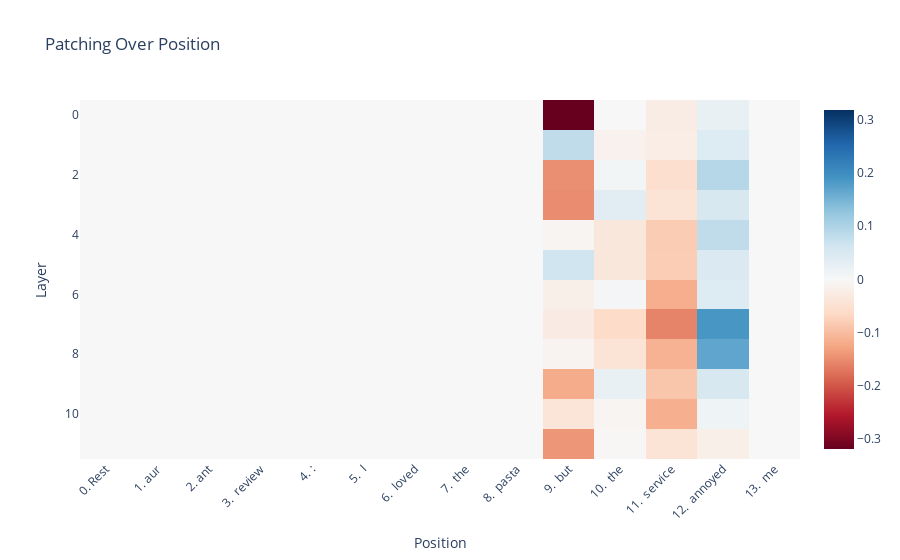

The notebook cell saved with this chart:
### Code cell
fig = px.imshow(
    patching_results,
    color_continuous_scale="RdBu",
    color_continuous_midpoint=0.0,
    title="Patching Over Position",
    # replace x axis with tokens at position
    x = [f"{i}. {model.tokenizer.decode(clean_correct_tokens[0][i])}" for i in range(len(clean_correct_tokens[0]))]
)


fig.update_layout(
    # rotate x axis labels
    xaxis_tickangle=-45,
    xaxis_title="Position",
    yaxis_title="Layer"
)

fig.show()

### Figure 1 — Plotly figure (JSON) as saved in the notebook; plotly's stock layout.template omitted (floating-point values rounded to 4 significant figures; data arrays with more than 128 entries replaced by an {"elided": "..."} marker saying what was removed)
{"data": [{"coloraxis": "coloraxis", "hovertemplate": "x: %{x}<br>y: %{y}<br>color: %{z}<extra></extra>", "name": "0", "type": "heatmap", "x": ["0. Rest", "1. aur", "2. ant", "3.  review", "4. :", "5.  I", "6.  loved", "7.  the", "8.  pasta", "9.  but", "10.  the", "11.  service", "12.  annoyed", "13.  me"], "xaxis": "x", "yaxis": "y", "z": {"elided": "12x14 float values"}}], "layout": {"coloraxis": {"cmid": 0, "colorscale": [[0, "rgb(103,0,31)"], [0.1, "rgb(178,24,43)"], [0.2, "rgb(214,96,77)"], [0.3, "rgb(244,165,130)"], [0.4, "rgb(253,219,199)"], [0.5, "rgb(247,247,247)"], [0.6, "rgb(209,229,240)"], [0.7, "rgb(146,197,222)"], [0.8, "rgb(67,147,195)"], [0.9, "rgb(33,102,172)"], [1, "rgb(5,48,97)"]]}, "title": {"text": "Patching Over Position"}, "xaxis": {"anchor": "y", "constrain": "domain", "domain": [0, 1], "scaleanchor": "y", "tickangle": -45, "title": {"text": "Position"}}, "yaxis": {"anchor": "x", "autorange": "reversed", "constrain": "domain", "domain": [0, 1], "title": {"text": "Layer"}}}}
